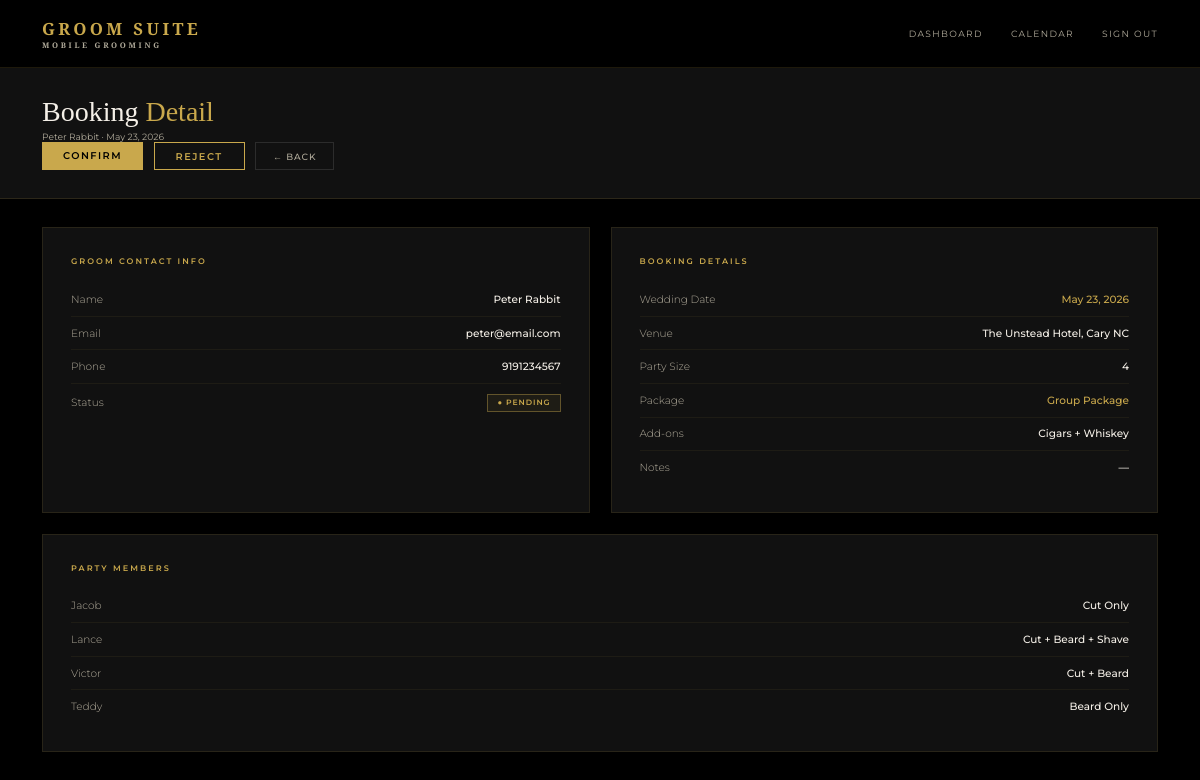
Page /admin/booking/1 (signed in) on the earlier database version.
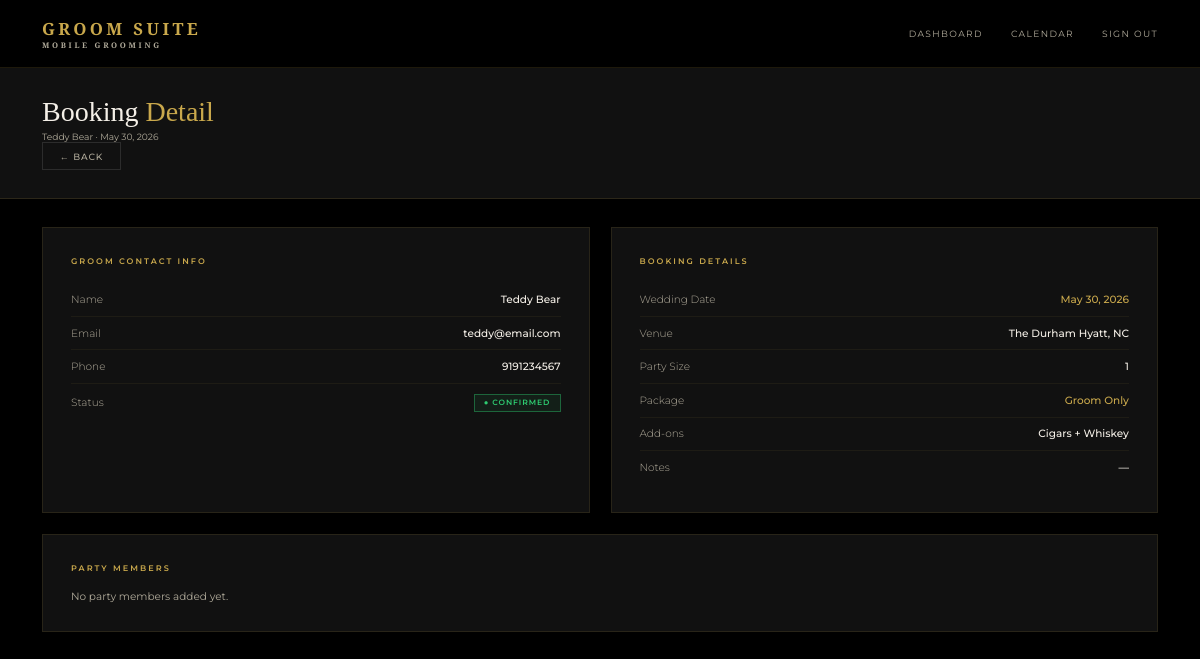
Same page on the later database version.
### models.py (models this page shows)
class User(UserMixin, db.Model):
    id = db.Column(db.Integer, primary_key=True)
    name = db.Column(db.String(100), nullable=False)
    email = db.Column(db.String(120), unique=True, nullable=False)
    password = db.Column(db.String(200), nullable=False)
    role = db.Column(db.String(20), default='client')
    phone = db.Column(db.String(20))
    password_changed = db.Column(db.Boolean, default=False)
    bookings = db.relationship('Booking', backref='client', lazy=True)

class Booking(db.Model):
    id = db.Column(db.Integer, primary_key=True)
    wedding_date = db.Column(db.String(50), nullable=False)
    venue = db.Column(db.String(200), nullable=False)
    start_time = db.Column(db.String(20))
    party_size = db.Column(db.Integer, default=1)
    package = db.Column(db.String(100))
    addons = db.Column(db.String(200))
    notes = db.Column(db.Text)
    status = db.Column(db.String(20), default='pending')
    created_at = db.Column(db.DateTime, default=datetime.utcnow)
    user_id = db.Column(db.Integer, db.ForeignKey('user.id'), nullable=False)
    party_members = db.relationship('PartyMember', backref='booking', lazy=True)

class PartyMember(db.Model):
    id = db.Column(db.Integer, primary_key=True)
    name = db.Column(db.String(100), nullable=False)
    service = db.Column(db.String(100), nullable=False)
    booking_id = db.Column(db.Integer, db.ForeignKey('booking.id'), nullable=False)

### routes.py (the view)
    @app.route('/admin/booking/<int:id>')
    @login_required
    @admin_required
    def booking_detail(id):
        booking = Booking.query.get_or_404(id)
        return render_template('admin/booking_detail.html', booking=booking)

### app.py (called while the page is built)
@app.template_filter('format_date')
def format_date(value):
    try:
        return datetime.strptime(value, '%Y-%m-%d').strftime('%B %d, %Y')
    except:
        return value

### auth.py (called while the page is built)
def register_routes(app, login_manager):
    @login_manager.user_loader
    def load_user(user_id):
        return db.session.get(User, int(user_id))
    @app.route('/login', methods=['GET', 'POST'])
    def login():
        if request.method == 'POST':
            email = request.form.get('email')
            password = request.form.get('password')
            user = User.query.filter_by(email=email).first()
            if user and check_password_hash(user.password, password):
                login_user(user)
                if user.role == 'admin':
                    return redirect(url_for('index'))
                return redirect(url_for('portal'))
            flash('Invalid email or password')
        return render_template('login.html')
    @app.route('/logout')
    @login_required
    def logout():
        logout_user()
        return redirect(url_for('index'))

### routes.py (called while the page is built)
def admin_required(f):
    @wraps(f)
    def decorated_function(*args, **kwargs):
        if not current_user.is_authenticated or current_user.role != 'admin':
            return redirect(url_for('index'))
        return f(*args, **kwargs)
    return decorated_function

### templates/admin/booking_detail.html (shortened to what this page needs)
{% extends 'base.html' %}
{% block content %}
<div class="admin-header">
  <div>
    <h1 class="admin-title">Booking <span>Detail</span></h1>
    <p class="admin-meta">{{ booking.client.name }} · {{ booking.wedding_date | format_date }}</p>
  </div>
  <div style="display:flex;gap:0.75rem;">
    {% if booking.status == 'pending' %}
    <a href="{{ url_for('confirm_booking', id=booking.id) }}" class="btn-gold" style="width:auto;padding:0.55rem 1.5rem;">Confirm</a>
    <a href="{{ url_for('reject_booking', id=booking.id) }}" class="btn-outline" style="padding:0.55rem 1.5rem;">Reject</a>
    {% endif %}
    <a href="{{ url_for('admin_dashboard') }}" class="btn-ghost">← Back</a>
  </div>
</div>
<div class="portal-body">
  <div class="portal-card">
    <div class="portal-card-title">Groom Contact Info</div>
    <div class="detail-row">
      <span class="detail-label">Name</span>
      <span class="detail-value">{{ booking.client.name }}</span>
    </div>
    <div class="detail-row">
      <span class="detail-label">Email</span>
      <span class="detail-value">{{ booking.client.email }}</span>
    </div>
    <div class="detail-row">
      <span class="detail-label">Phone</span>
      <span class="detail-value">{{ booking.client.phone or '—' }}</span>
    </div>
    <div class="detail-row">
      <span class="detail-label">Status</span>
      <span class="badge badge-{{ booking.status }}">● {{ booking.status|capitalize }}</span>
    </div>
  </div>
  <div class="portal-card">
    <div class="portal-card-title">Booking Details</div>
    <div class="detail-row">
      <span class="detail-label">Wedding Date</span>
      <span class="detail-value gold">{{ booking.wedding_date | format_date }}</span>
    </div>
    <div class="detail-row">
      <span class="detail-label">Venue</span>
      <span class="detail-value">{{ booking.venue }}</span>
    </div>
    <div class="detail-row">
      <span class="detail-label">Party Size</span>
      <span class="detail-value">{{ booking.party_size }}</span>
    </div>
    <div class="detail-row">
      <span class="detail-label">Package</span>
      <span class="detail-value gold">{{ booking.package or 'TBD' }}</span>
    </div>
    <div class="detail-row">
      <span class="detail-label">Add-ons</span>
      <span class="detail-value">{{ booking.addons or 'None' }}</span>
    </div>
    <div class="detail-row">
      <span class="detail-label">Notes</span>
      <span class="detail-value">{{ booking.notes or '—' }}</span>
    </div>
  </div>
  <div class="portal-card span-2">
    <div class="portal-card-title">Party Members</div>
    {% if booking.party_members %}
      {% for member in booking.party_members %}
      <div class="detail-row">
        <span class="detail-label">{{ member.name }}</span>
        <span class="detail-value">{{ member.service }}</span>
      </div>
      {% endfor %}
    {% else %}
      <p style="color:var(--white-dim);font-size:0.75rem;">No party members added yet.</p>
    {% endif %}
  </div>
</div>
{% endblock %}

### templates/base.html (shortened to what this page needs)
<!DOCTYPE html>
<html lang="en">
<head>
  <link rel="stylesheet" href="{{ url_for('static', filename='css/style.css') }}?v={{ range(1, 99999) | random }}">
</head>
<body>
  <nav class="navbar">
    <div class="nav-logo">Groom Suite <span>Mobile Grooming</span></div>
    <div class="nav-links">
      {% if current_user.is_authenticated %}
        {% if current_user.role == 'admin' %}
          <a href="{{ url_for('admin_dashboard') }}">Dashboard</a>
          <a href="#">Calendar</a>
        {% else %}
          <a href="{{ url_for('portal') }}">My Booking</a>
        {% endif %}
        <a href="{{ url_for('logout') }}">Sign Out</a>
      {% else %}
        <a href="{{ url_for('index') }}">Home</a>
        <a href="{{ url_for('inquiry') }}">Book Now</a>
        <a href="{{ url_for('login') }}">Login</a>
      {% endif %}
    </div>
  </nav>
  {% block content %}{% endblock %}
</body>
</html>

### static/css/style.css (style rules this page uses)
*, *::before, *::after { box-sizing: border-box; margin: 0; padding: 0; }
:root { --gold: #C9A84C; --gold-light: #E8C96A; --gold-dim: #8a6f2e; --black: #000000; --black-2: #111111; --black-3: #1A1A1A; --black-5: #2C2C2C; --white: #F5F0E8; --white-dim: #b0aa9a; --font-display: 'Cormorant Garamond', serif; --font-body: 'Montserrat', sans-serif; }
html { font-size: 14px; }
body { font-family: var(--font-body); background: var(--black); color: var(--white); min-height: 100vh; }
.navbar { display: flex; align-items: center; justify-content: space-between; padding: 1.2rem 3rem; background: rgba(0,0,0,0.95); border-bottom: 1px solid rgba(201,168,76,0.15); position: sticky; top: 0; z-index: 100; }
.nav-logo { font-family: var(--font-display); font-size: 1.2rem; font-weight: 600; color: var(--gold); letter-spacing: 0.2em; text-transform: uppercase; }
.nav-logo span { display: block; font-size: 0.55rem; letter-spacing: 0.35em; color: var(--white-dim); }
.nav-links { display: flex; gap: 2rem; }
.nav-links a { font-size: 0.65rem; letter-spacing: 0.15em; text-transform: uppercase; color: var(--white-dim); text-decoration: none; transition: color 0.2s; }
.btn-ghost { display: inline-block; padding: 0.55rem 1.2rem; background: transparent; color: var(--white-dim); font-family: var(--font-body); font-size: 0.65rem; font-weight: 500; letter-spacing: 0.1em; text-transform: uppercase; border: 1px solid var(--black-5); cursor: pointer; transition: all 0.2s; text-decoration: none; }
.span-2 { grid-column: span 2; }
.admin-header { padding: 2rem 3rem; background: var(--black-2); border-bottom: 1px solid rgba(201,168,76,0.15); }
.admin-title { font-family: var(--font-display); font-size: 2rem; font-weight: 300; }
.admin-title span { color: var(--gold); }
.admin-meta { font-size: 0.65rem; color: var(--white-dim); margin-top: 0.25rem; }
.badge { display: inline-flex; align-items: center; gap: 0.3rem; padding: 0.25rem 0.65rem; font-size: 0.55rem; letter-spacing: 0.12em; text-transform: uppercase; font-weight: 600; border: 1px solid; }
.badge-confirmed { border-color: rgba(46,204,113,0.4); color: #2ecc71; background: rgba(46,204,113,0.07); }
.portal-body { padding: 2rem 3rem; display: grid; grid-template-columns: 1fr 1fr; gap: 1.5rem; }
.portal-card { background: var(--black-2); border: 1px solid rgba(201,168,76,0.12); padding: 2rem; }
.portal-card-title { font-size: 0.58rem; letter-spacing: 0.25em; text-transform: uppercase; color: var(--gold); margin-bottom: 1.2rem; font-weight: 600; }
.detail-row { display: flex; justify-content: space-between; align-items: center; padding: 0.7rem 0; border-bottom: 1px solid rgba(201,168,76,0.07); font-size: 0.75rem; }
.detail-row:last-child { border-bottom: none; }
.detail-label { color: var(--white-dim); font-weight: 300; }
.detail-value { color: var(--white); font-weight: 500; }
.detail-value.gold { color: var(--gold); }

Differences in the rows shown:
removed PartyMember: name "Jacob", service "Cut Only"
removed PartyMember: name "Lance", service "Cut + Beard + Shave"
removed PartyMember: name "Victor", service "Cut + Beard"
removed PartyMember: name "Teddy", service "Beard Only"
changed User: client.name "Peter Rabbit" → "Teddy Bear"; client.email "peter@email.com" → "teddy@email.com"
changed Booking "Cigars + Whiskey": wedding_date "May 23, 2026" → "May 30, 2026"; status "PENDING" → "CONFIRMED"; venue "The Unstead Hotel, Cary NC" → "The Durham Hyatt, NC"; party_size "4" → "1"; package "Group Package" → "Groom Only"
Other differences:
text no longer shown: "CONFIRM REJECT"
text now shown: "No party members added yet."
